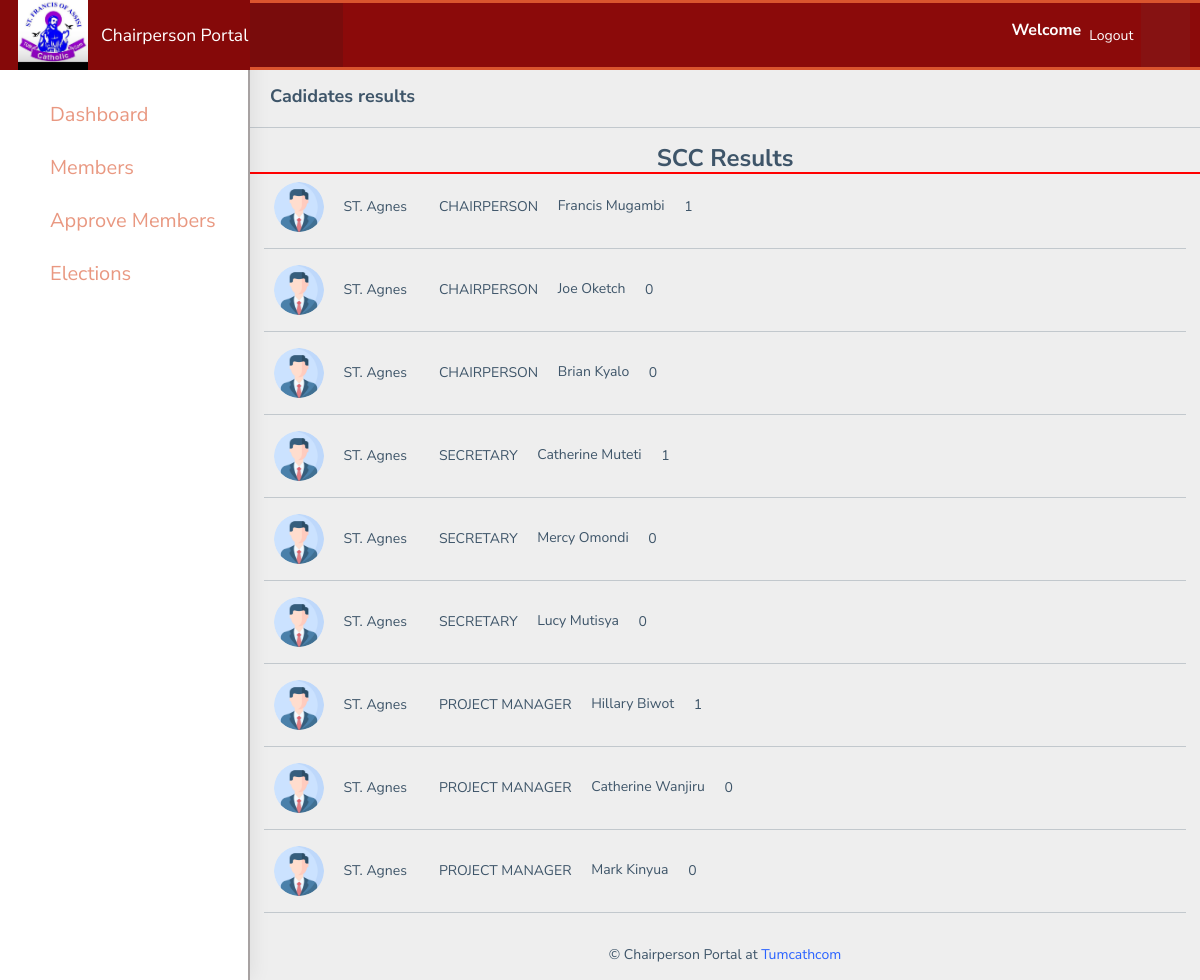
/site-admin/scc-leaders-results, run on the app's committed database.
### voting/models.py (models this page shows, shortened)
class sccCadidate(models.Model):
    family = models.ForeignKey(family, on_delete=models.CASCADE);
    post = models.ForeignKey(sccPost, on_delete=models.CASCADE);
    cadidate_name = models.CharField( max_length=100, unique=True);
    cadidate_photo = models.ImageField(upload_to='scc_cadidates', default='default-profile.png');
    votes = models.IntegerField(default=0);
    class Meta:
        ordering:['family','post']

class family(models.Model):
    family_name = models.CharField( max_length=150, unique=True);
    def __str__(self):
        return self.family_name

class sccPost(models.Model):
    post_name = models.CharField( max_length=150, unique=True);
    def __str__(self):
        return self.post_name

### adminportal/views.py (the view)
# urls.py: path('scc-leaders-results', views.sccLeadersResults, name="scc-leaders-results"),
def sccLeadersResults(request):
	scc_results = sccCadidate.objects.all().order_by('post','-votes')
	context = {
		'scc_results':scc_results,
	}
	return render(request, 'adminportal/scc_results.html', context)

### adminportal/templates/adminportal/scc_results.html (shortened to what this page needs)
{%  extends 'adminportal/base.html' %}
{% load static %}
 {% block content %}
      <div class="page-wrapper">
        <div class="page-breadcrumb">
          <div class="row">
            <div class="col-12 d-flex no-block align-items-center">
              <h4 class="page-title">Cadidates results</h4>
              <div class="ms-auto text-end">
                <nav aria-label="breadcrumb">
                  <ol class="breadcrumb">
                    <li class="breadcrumb-item active" aria-current="page">
                    </li>
                  </ol>
                </nav>
              </div>
            </div>
          </div>
        </div><hr>
              <h3 class="text-center" style="border-bottom: 2px solid red;">SCC Results</h3>
              {% for user in scc_results %}
                <div class="row px-4" ">
                  <p><img src="/media/{{user.cadidate_photo}}" alt="photo" width="50px" style="border-radius: 50%;">
                    <span class="px-3">{{user.family}}</span><span class="px-3">{{user.post}}</span> <span>{{user.cadidate_name}}</span>
                      <span class="px-3">{{user.votes}}</span>
                    </p> <hr>
                </div>
              {% endfor %}
    {% endblock %}

### data on the page
sccCadidate: cadidate_photo (placeholder picture), family "ST. Agnes", post "CHAIRPERSON", cadidate_name "Francis Mugambi", votes "1"
sccCadidate: cadidate_photo (placeholder picture), family "ST. Agnes", post "CHAIRPERSON", cadidate_name "Joe Oketch", votes "0"
sccCadidate: cadidate_photo (placeholder picture), family "ST. Agnes", post "CHAIRPERSON", cadidate_name "Brian Kyalo", votes "0"
sccCadidate: cadidate_photo (placeholder picture), family "ST. Agnes", post "SECRETARY", cadidate_name "Catherine Muteti", votes "1"
sccCadidate: cadidate_photo (placeholder picture), family "ST. Agnes", post "SECRETARY", cadidate_name "Mercy Omondi", votes "0"
sccCadidate: cadidate_photo (placeholder picture), family "ST. Agnes", post "SECRETARY", cadidate_name "Lucy Mutisya", votes "0"
sccCadidate: cadidate_photo (placeholder picture), family "ST. Agnes", post "PROJECT MANAGER", cadidate_name "Hillary Biwot", votes "1"
sccCadidate: cadidate_photo (placeholder picture), family "ST. Agnes", post "PROJECT MANAGER", cadidate_name "Catherine Wanjiru", votes "0"
sccCadidate: cadidate_photo (placeholder picture), family "ST. Agnes", post "PROJECT MANAGER", cadidate_name "Mark Kinyua", votes "0"
